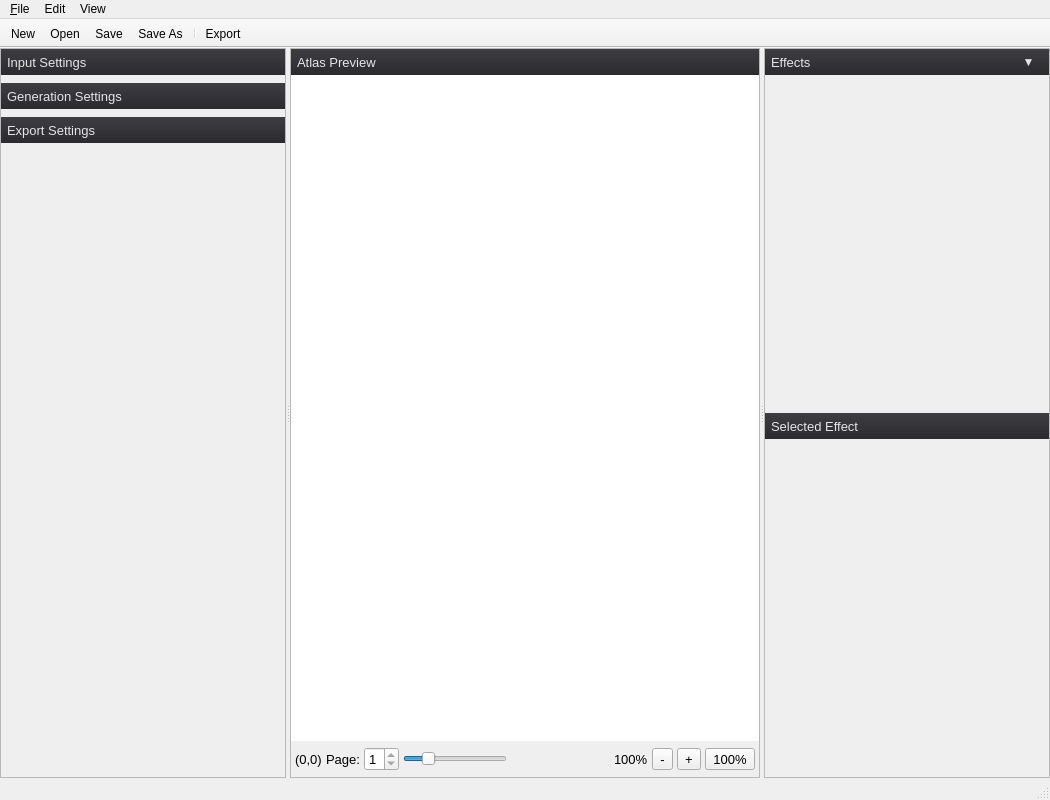
<?xml version="1.0" encoding="UTF-8"?>
<ui version="4.0">
 <class>MainWindow</class>
 <widget class="QMainWindow" name="MainWindow">
  <property name="geometry">
   <rect>
    <x>0</x>
    <y>0</y>
    <width>1050</width>
    <height>800</height>
   </rect>
  </property>
  <property name="minimumSize">
   <size>
    <width>1050</width>
    <height>800</height>
   </size>
  </property>
  <property name="windowTitle">
   <string>MainWindow</string>
  </property>
  <widget class="QWidget" name="centralWidget">
   <layout class="QVBoxLayout" name="verticalLayout_11">
    <property name="leftMargin">
     <number>0</number>
    </property>
    <property name="topMargin">
     <number>0</number>
    </property>
    <property name="rightMargin">
     <number>0</number>
    </property>
    <property name="bottomMargin">
     <number>0</number>
    </property>
    <item>
     <widget class="QSplitter" name="splitter">
      <property name="orientation">
       <enum>Qt::Horizontal</enum>
      </property>
      <property name="opaqueResize">
       <bool>false</bool>
      </property>
      <property name="handleWidth">
       <number>4</number>
      </property>
      <property name="childrenCollapsible">
       <bool>false</bool>
      </property>
      <widget class="QFrame" name="mainFrame01">
       <property name="sizePolicy">
        <sizepolicy hsizetype="Preferred" vsizetype="MinimumExpanding">
         <horstretch>0</horstretch>
         <verstretch>0</verstretch>
        </sizepolicy>
       </property>
       <property name="minimumSize">
        <size>
         <width>286</width>
         <height>0</height>
        </size>
       </property>
       <property name="maximumSize">
        <size>
         <width>286</width>
         <height>16777215</height>
        </size>
       </property>
       <property name="baseSize">
        <size>
         <width>286</width>
         <height>0</height>
        </size>
       </property>
       <property name="frameShape">
        <enum>QFrame::StyledPanel</enum>
       </property>
       <layout class="QVBoxLayout" name="verticalLayout_4">
        <property name="spacing">
         <number>0</number>
        </property>
        <property name="leftMargin">
         <number>0</number>
        </property>
        <property name="topMargin">
         <number>0</number>
        </property>
        <property name="rightMargin">
         <number>0</number>
        </property>
        <property name="bottomMargin">
         <number>0</number>
        </property>
        <item>
         <widget class="QScrollArea" name="scrollAreaLeft">
          <property name="frameShape">
           <enum>QFrame::NoFrame</enum>
          </property>
          <property name="widgetResizable">
           <bool>true</bool>
          </property>
          <property name="horizontalScrollBarPolicy">
           <enum>Qt::ScrollBarAsNeeded</enum>
          </property>
          <property name="verticalScrollBarPolicy">
           <enum>Qt::ScrollBarAsNeeded</enum>
          </property>
          <widget class="QFrame" name="settingsFrame01">
          <property name="sizePolicy">
           <sizepolicy hsizetype="Preferred" vsizetype="Preferred">
            <horstretch>0</horstretch>
            <verstretch>0</verstretch>
           </sizepolicy>
          </property>
          <property name="minimumSize">
           <size>
            <width>260</width>
            <height>0</height>
           </size>
          </property>
          <property name="frameShape">
           <enum>QFrame::NoFrame</enum>
          </property>
          <property name="frameShadow">
           <enum>QFrame::Raised</enum>
          </property>
          <layout class="QVBoxLayout" name="verticalLayout">
           <property name="spacing">
            <number>4</number>
           </property>
           <property name="leftMargin">
            <number>0</number>
           </property>
           <property name="topMargin">
            <number>0</number>
           </property>
           <property name="rightMargin">
            <number>0</number>
           </property>
           <property name="bottomMargin">
            <number>0</number>
           </property>
           <item>
            <widget class="QWidget" name="header01Input" native="true">
             <property name="minimumSize">
              <size>
               <width>0</width>
               <height>26</height>
              </size>
             </property>
             <property name="maximumSize">
              <size>
               <width>16777215</width>
               <height>26</height>
              </size>
             </property>
             <property name="styleSheet">
              <string notr="true">background: qlineargradient( x1:0 y1:0, x2:0 y2:1, stop:0 #3d3d42, stop:1 #2a2a2f); border: none;</string>
             </property>
             <layout class="QHBoxLayout" name="horizontalLayout_5">
              <property name="leftMargin">
               <number>6</number>
              </property>
              <property name="topMargin">
               <number>4</number>
              </property>
              <property name="rightMargin">
               <number>6</number>
              </property>
              <property name="bottomMargin">
               <number>4</number>
              </property>
              <item>
               <widget class="QLabel" name="labelInputSettings">
                <property name="font">
                 <font>
                  <pointsize>10</pointsize>
                 </font>
                </property>
                <property name="styleSheet">
                 <string notr="true">background: transparent; color: #e6e6e6;</string>
                </property>
                <property name="text">
                 <string>Input Settings</string>
                </property>
               </widget>
              </item>
             </layout>
            </widget>
           </item>
           <item>
            <widget class="InputSettingsPanel" name="inputSettingsPanel" native="true">
             <property name="sizePolicy">
              <sizepolicy hsizetype="MinimumExpanding" vsizetype="Preferred">
               <horstretch>0</horstretch>
               <verstretch>0</verstretch>
              </sizepolicy>
             </property>
             <property name="minimumSize">
              <size>
               <width>0</width>
               <height>0</height>
              </size>
             </property>
            </widget>
           </item>
           <item>
            <widget class="QWidget" name="header02Generation" native="true">
             <property name="minimumSize">
              <size>
               <width>0</width>
               <height>26</height>
              </size>
             </property>
             <property name="maximumSize">
              <size>
               <width>16777215</width>
               <height>26</height>
              </size>
             </property>
             <property name="styleSheet">
              <string notr="true">background: qlineargradient( x1:0 y1:0, x2:0 y2:1, stop:0 #3d3d42, stop:1 #2a2a2f); border: none;</string>
             </property>
             <layout class="QHBoxLayout" name="horizontalLayout_4">
              <property name="leftMargin">
               <number>6</number>
              </property>
              <property name="topMargin">
               <number>4</number>
              </property>
              <property name="rightMargin">
               <number>6</number>
              </property>
              <property name="bottomMargin">
               <number>4</number>
              </property>
              <item>
               <widget class="QLabel" name="labelGenerationSettings">
                <property name="font">
                 <font>
                  <pointsize>10</pointsize>
                 </font>
                </property>
                <property name="styleSheet">
                 <string notr="true">background: transparent; color: #e6e6e6;</string>
                </property>
                <property name="text">
                 <string>Generation Settings</string>
                </property>
               </widget>
              </item>
             </layout>
            </widget>
           </item>
           <item>
            <widget class="GenerationSettingsPanel" name="generationSettingsPanel" native="true">
             <property name="minimumSize">
              <size>
               <width>0</width>
               <height>0</height>
              </size>
             </property>
            </widget>
           </item>
           <item>
            <widget class="QWidget" name="header03Export" native="true">
             <property name="minimumSize">
              <size>
               <width>0</width>
               <height>26</height>
              </size>
             </property>
             <property name="maximumSize">
              <size>
               <width>16777215</width>
               <height>26</height>
              </size>
             </property>
             <property name="styleSheet">
              <string notr="true">background: qlineargradient( x1:0 y1:0, x2:0 y2:1, stop:0 #3d3d42, stop:1 #2a2a2f); border: none;</string>
             </property>
             <layout class="QHBoxLayout" name="horizontalLayout_8">
              <property name="leftMargin">
               <number>6</number>
              </property>
              <property name="topMargin">
               <number>4</number>
              </property>
              <property name="rightMargin">
               <number>6</number>
              </property>
              <property name="bottomMargin">
               <number>4</number>
              </property>
              <item>
               <widget class="QLabel" name="labelExportSettings">
                <property name="font">
                 <font>
                  <pointsize>10</pointsize>
                 </font>
                </property>
                <property name="styleSheet">
                 <string notr="true">background: transparent; color: #e6e6e6;</string>
                </property>
                <property name="text">
                 <string>Export Settings</string>
                </property>
               </widget>
              </item>
             </layout>
            </widget>
           </item>
           <item>
            <widget class="ExportSettingsPanel" name="exportSettingsPanel" native="true">
             <property name="minimumSize">
              <size>
               <width>0</width>
               <height>0</height>
              </size>
             </property>
            </widget>
           </item>
           <item>
            <spacer name="verticalSpacer">
             <property name="orientation">
              <enum>Qt::Vertical</enum>
             </property>
             <property name="sizeHint" stdset="0">
              <size>
               <width>20</width>
               <height>40</height>
              </size>
             </property>
            </spacer>
           </item>
          </layout>
         </widget>
         </widget>
        </item>
       </layout>
      </widget>
      <widget class="QFrame" name="mainFrame02">
       <property name="sizePolicy">
        <sizepolicy hsizetype="MinimumExpanding" vsizetype="Preferred">
         <horstretch>0</horstretch>
         <verstretch>0</verstretch>
        </sizepolicy>
       </property>
       <property name="minimumSize">
        <size>
         <width>460</width>
         <height>0</height>
        </size>
       </property>
       <property name="maximumSize">
        <size>
         <width>16777215</width>
         <height>16777215</height>
        </size>
       </property>
       <property name="baseSize">
        <size>
         <width>500</width>
         <height>0</height>
        </size>
       </property>
       <property name="frameShape">
        <enum>QFrame::StyledPanel</enum>
       </property>
       <property name="frameShadow">
        <enum>QFrame::Plain</enum>
       </property>
       <layout class="QVBoxLayout" name="verticalLayout_8">
        <property name="spacing">
         <number>0</number>
        </property>
        <property name="leftMargin">
         <number>0</number>
        </property>
        <property name="topMargin">
         <number>0</number>
        </property>
        <property name="rightMargin">
         <number>0</number>
        </property>
        <property name="bottomMargin">
         <number>0</number>
        </property>
        <item>
         <widget class="QWidget" name="widget_3" native="true">
          <property name="minimumSize">
           <size>
            <width>0</width>
            <height>26</height>
           </size>
          </property>
          <property name="styleSheet">
           <string notr="true">background: qlineargradient( x1:0 y1:0, x2:0 y2:1, stop:0 #3d3d42, stop:1 #2a2a2f); border: none;</string>
          </property>
          <layout class="QHBoxLayout" name="horizontalLayout_2">
           <property name="leftMargin">
            <number>6</number>
           </property>
           <property name="topMargin">
            <number>4</number>
           </property>
           <property name="rightMargin">
            <number>6</number>
           </property>
           <property name="bottomMargin">
            <number>4</number>
           </property>
           <item>
            <widget class="QLabel" name="label_36">
             <property name="font">
              <font>
               <pointsize>10</pointsize>
              </font>
             </property>
             <property name="styleSheet">
              <string notr="true">background: transparent; color: #e6e6e6;</string>
             </property>
             <property name="text">
              <string>Atlas Preview</string>
             </property>
            </widget>
           </item>
          </layout>
         </widget>
        </item>
        <item>
         <widget class="QGraphicsView" name="atlasGraphicsView">
          <property name="font">
           <font>
            <pointsize>12</pointsize>
           </font>
          </property>
          <property name="frameShape">
           <enum>QFrame::NoFrame</enum>
          </property>
         </widget>
        </item>
        <item>
         <layout class="QHBoxLayout" name="horizontalLayout_3">
          <property name="spacing">
           <number>4</number>
          </property>
          <property name="leftMargin">
           <number>4</number>
          </property>
          <property name="topMargin">
           <number>6</number>
          </property>
          <property name="rightMargin">
           <number>4</number>
          </property>
          <property name="bottomMargin">
           <number>6</number>
          </property>
          <item>
           <widget class="QLabel" name="labelAtlasSize">
            <property name="font">
             <font>
              <pointsize>10</pointsize>
             </font>
            </property>
            <property name="text">
             <string>(0,0)</string>
            </property>
           </widget>
          </item>
          <item>
           <widget class="QLabel" name="labelAtlasPage">
            <property name="font">
             <font>
              <pointsize>10</pointsize>
             </font>
            </property>
            <property name="text">
             <string>Page:</string>
            </property>
           </widget>
          </item>
          <item>
           <widget class="QSpinBox" name="spinAtlasPage">
            <property name="font">
             <font>
              <pointsize>10</pointsize>
             </font>
            </property>
            <property name="minimum">
             <number>1</number>
            </property>
            <property name="maximum">
             <number>1</number>
            </property>
            <property name="toolTip">
             <string>Select which atlas page to preview when pagination is enabled.</string>
            </property>
           </widget>
          </item>
          <item>
           <widget class="QSlider" name="zoomSlider">
            <property name="minimum">
             <number>25</number>
            </property>
            <property name="maximum">
             <number>400</number>
            </property>
            <property name="value">
             <number>100</number>
            </property>
            <property name="orientation">
             <enum>Qt::Horizontal</enum>
            </property>
            <property name="tracking">
             <bool>true</bool>
            </property>
           </widget>
          </item>
          <item>
           <spacer name="horizontalSpacer">
            <property name="orientation">
             <enum>Qt::Horizontal</enum>
            </property>
            <property name="sizeHint" stdset="0">
             <size>
              <width>40</width>
              <height>20</height>
             </size>
            </property>
           </spacer>
          </item>
          <item>
           <widget class="QLabel" name="labelZoom">
            <property name="font">
             <font>
              <pointsize>10</pointsize>
             </font>
            </property>
            <property name="text">
             <string>100%</string>
            </property>
           </widget>
          </item>
          <item>
           <widget class="QToolButton" name="toolButtonZoomOut">
            <property name="font">
             <font>
              <pointsize>10</pointsize>
             </font>
            </property>
            <property name="text">
             <string>-</string>
            </property>
           </widget>
          </item>
          <item>
           <widget class="QToolButton" name="toolButtonZoomIn">
            <property name="font">
             <font>
              <pointsize>10</pointsize>
             </font>
            </property>
            <property name="text">
             <string>+</string>
            </property>
           </widget>
          </item>
          <item>
           <widget class="QToolButton" name="toolButtonZoomReset">
            <property name="font">
             <font>
              <pointsize>10</pointsize>
             </font>
            </property>
            <property name="text">
             <string>100%</string>
            </property>
           </widget>
          </item>
         </layout>
        </item>
       </layout>
      </widget>
      <widget class="QFrame" name="mainFrame03">
       <property name="minimumSize">
        <size>
         <width>286</width>
         <height>0</height>
        </size>
       </property>
       <property name="maximumSize">
        <size>
         <width>286</width>
         <height>16777215</height>
        </size>
       </property>
       <property name="baseSize">
        <size>
         <width>286</width>
         <height>0</height>
        </size>
       </property>
       <property name="frameShape">
        <enum>QFrame::StyledPanel</enum>
       </property>
       <layout class="QVBoxLayout" name="verticalLayout_3">
        <property name="leftMargin">
         <number>0</number>
        </property>
        <property name="topMargin">
         <number>0</number>
        </property>
        <property name="rightMargin">
         <number>0</number>
        </property>
        <property name="bottomMargin">
         <number>0</number>
        </property>
        <item>
         <widget class="QScrollArea" name="scrollAreaRight">
          <property name="frameShape">
           <enum>QFrame::NoFrame</enum>
          </property>
          <property name="widgetResizable">
           <bool>true</bool>
          </property>
          <property name="horizontalScrollBarPolicy">
           <enum>Qt::ScrollBarAsNeeded</enum>
          </property>
          <property name="verticalScrollBarPolicy">
           <enum>Qt::ScrollBarAsNeeded</enum>
          </property>
          <widget class="QFrame" name="settingsFrame02">
          <property name="sizePolicy">
           <sizepolicy hsizetype="Preferred" vsizetype="Preferred">
            <horstretch>2</horstretch>
            <verstretch>0</verstretch>
           </sizepolicy>
          </property>
          <property name="minimumSize">
           <size>
            <width>260</width>
            <height>0</height>
           </size>
          </property>
          <property name="frameShape">
           <enum>QFrame::NoFrame</enum>
          </property>
          <property name="frameShadow">
           <enum>QFrame::Raised</enum>
          </property>
          <layout class="QVBoxLayout" name="verticalLayout_2">
           <property name="spacing">
            <number>0</number>
           </property>
           <property name="leftMargin">
            <number>0</number>
           </property>
           <property name="topMargin">
            <number>0</number>
           </property>
           <property name="rightMargin">
            <number>0</number>
           </property>
           <property name="bottomMargin">
            <number>0</number>
           </property>
           <item>
            <widget class="QWidget" name="header03Effects" native="true">
             <property name="minimumSize">
              <size>
               <width>0</width>
               <height>26</height>
              </size>
             </property>
             <property name="maximumSize">
              <size>
               <width>16777215</width>
               <height>26</height>
              </size>
             </property>
             <property name="styleSheet">
              <string notr="true">background: qlineargradient( x1:0 y1:0, x2:0 y2:1, stop:0 #3d3d42, stop:1 #2a2a2f); border: none;</string>
             </property>
             <layout class="QHBoxLayout" name="horizontalLayout_6">
              <property name="leftMargin">
               <number>6</number>
              </property>
              <property name="topMargin">
               <number>4</number>
              </property>
              <property name="rightMargin">
               <number>6</number>
              </property>
              <property name="bottomMargin">
               <number>4</number>
              </property>
              <item>
               <widget class="QLabel" name="labelEffects">
                <property name="font">
                 <font>
                  <pointsize>10</pointsize>
                 </font>
                </property>
                <property name="styleSheet">
                 <string notr="true">background: transparent; color: #e6e6e6;</string>
                </property>
                <property name="text">
                 <string>Effects</string>
                </property>
               </widget>
              </item>
              <item>
               <spacer name="horizontalSpacerEffectsHeader">
                <property name="orientation">
                 <enum>Qt::Horizontal</enum>
                </property>
                <property name="sizeHint" stdset="0">
                 <size>
                  <width>0</width>
                  <height>0</height>
                 </size>
                </property>
               </spacer>
              </item>
              <item>
               <widget class="QToolButton" name="toolButtonEffectsMenu">
                <property name="minimumSize">
                 <size>
                  <width>22</width>
                  <height>0</height>
                 </size>
                </property>
                <property name="font">
                 <font>
                  <pointsize>9</pointsize>
                 </font>
                </property>
                <property name="styleSheet">
                 <string notr="true">QToolButton { background: transparent; border: none; color: #e6e6e6; padding: 0px 4px; }
QToolButton:hover { background: rgba(255,255,255,24); border-radius: 3px; }
QToolButton::menu-indicator { image: none; }</string>
                </property>
                <property name="text">
                 <string notr="true">▼</string>
                </property>
                <property name="popupMode">
                 <enum>QToolButton::InstantPopup</enum>
                </property>
                <property name="toolTip">
                 <string>Effects</string>
                </property>
                <property name="autoRaise">
                 <bool>true</bool>
                </property>
               </widget>
              </item>
             </layout>
            </widget>
           </item>
           <item>
            <widget class="QListWidget" name="listWidgetEffects">
             <property name="minimumSize">
              <size>
               <width>0</width>
               <height>140</height>
              </size>
             </property>
             <property name="styleSheet">
              <string notr="true">QListView { background-color: transparent; }
QListView::item:selected { background-color: #3d4d70; border: none; }
QListView::item:selected:!active { background-color: #353d52; }
QListView::item:hover { background-color: rgba(80, 100, 140, 80); }</string>
             </property>
             <property name="dragEnabled">
              <bool>true</bool>
             </property>
             <property name="dragDropMode">
              <enum>QAbstractItemView::InternalMove</enum>
             </property>
             <property name="resizeMode">
              <enum>QListView::Fixed</enum>
             </property>
            </widget>
           </item>
           <item>
            <widget class="QWidget" name="headerSelectedEffect" native="true">
             <property name="minimumSize">
              <size>
               <width>0</width>
               <height>26</height>
              </size>
             </property>
             <property name="maximumSize">
              <size>
               <width>16777215</width>
               <height>26</height>
              </size>
             </property>
             <property name="styleSheet">
              <string notr="true">background: qlineargradient( x1:0 y1:0, x2:0 y2:1, stop:0 #3d3d42, stop:1 #2a2a2f); border: none;</string>
             </property>
             <layout class="QHBoxLayout" name="horizontalLayout_7">
              <property name="leftMargin">
               <number>6</number>
              </property>
              <property name="topMargin">
               <number>4</number>
              </property>
              <property name="rightMargin">
               <number>6</number>
              </property>
              <property name="bottomMargin">
               <number>4</number>
              </property>
              <item>
               <widget class="QLabel" name="labelSelectedEffect">
                <property name="font">
                 <font>
                  <pointsize>10</pointsize>
                 </font>
                </property>
                <property name="styleSheet">
                 <string notr="true">background: transparent; color: #e6e6e6;</string>
                </property>
                <property name="text">
                 <string>Selected Effect</string>
                </property>
               </widget>
              </item>
             </layout>
            </widget>
           </item>
           <item>
            <widget class="QStackedWidget" name="stackedEffects">
             <property name="minimumSize">
              <size>
               <width>0</width>
               <height>280</height>
              </size>
             </property>
             <property name="frameShadow">
              <enum>QFrame::Sunken</enum>
             </property>
            </widget>
           </item>
          </layout>
         </widget>
         </widget>
        </item>
       </layout>
      </widget>
     </widget>
    </item>
   </layout>
  </widget>
  <widget class="QStatusBar" name="statusBar"/>
  <widget class="QMenuBar" name="menuBar">
   <property name="geometry">
    <rect>
     <x>0</x>
     <y>0</y>
     <width>960</width>
     <height>22</height>
    </rect>
   </property>
   <property name="defaultUp">
    <bool>false</bool>
   </property>
   <property name="nativeMenuBar">
    <bool>false</bool>
   </property>
   <widget class="QMenu" name="menu_File">
    <property name="title">
     <string>&amp;File</string>
    </property>
    <addaction name="actionNew"/>
    <addaction name="actionOpen"/>
    <addaction name="actionSave"/>
    <addaction name="actionSaveAs"/>
   </widget>
   <widget class="QMenu" name="menuView">
    <property name="title">
     <string>View</string>
    </property>
    <addaction name="actionToggle_Retina_Support"/>
    <addaction name="actionToggle_Glyph_Outlines"/>
   </widget>
   <widget class="QMenu" name="menuEdit">
    <property name="title">
     <string>Edit</string>
    </property>
    <widget class="QMenu" name="menuAdd_Effect">
     <property name="title">
      <string>Append Effect</string>
     </property>
     <addaction name="actionAdd_Fill"/>
     <addaction name="actionAdd_Shadow"/>
     <addaction name="actionAdd_Stroke"/>
    </widget>
    <widget class="QMenu" name="menuInsert_Effect">
     <property name="title">
      <string>Insert Effect</string>
     </property>
    </widget>
    <addaction name="menuInsert_Effect"/>
    <addaction name="menuAdd_Effect"/>
    <addaction name="actionDelete_Selected_Effect"/>
    <addaction name="actionDuplicate_Selected_Effect"/>
   </widget>
   <addaction name="menu_File"/>
   <addaction name="menuEdit"/>
   <addaction name="menuView"/>
  </widget>
  <widget class="QToolBar" name="toolBar">
   <property name="windowTitle">
    <string>toolBar</string>
   </property>
   <property name="movable">
    <bool>false</bool>
   </property>
   <property name="iconSize">
    <size>
     <width>24</width>
     <height>24</height>
    </size>
   </property>
   <property name="toolButtonStyle">
    <enum>Qt::ToolButtonTextUnderIcon</enum>
   </property>
   <property name="floatable">
    <bool>false</bool>
   </property>
   <attribute name="toolBarArea">
    <enum>TopToolBarArea</enum>
   </attribute>
   <attribute name="toolBarBreak">
    <bool>false</bool>
   </attribute>
   <addaction name="actionNew"/>
   <addaction name="actionOpen"/>
   <addaction name="actionSave"/>
   <addaction name="actionSaveAs"/>
   <addaction name="separator"/>
   <addaction name="actionExport"/>
  </widget>
  <action name="actionExport_PNG">
   <property name="text">
    <string>Export PNG...</string>
   </property>
  </action>
  <action name="actionToggle_Retina_Support">
   <property name="text">
    <string>Toggle Retina Support</string>
   </property>
  </action>
  <action name="actionOpen">
   <property name="icon">
    <iconset resource="../resources/resources.qrc">
     <normaloff>:/icons/file_open.png</normaloff>:/icons/file_open.png</iconset>
   </property>
   <property name="text">
    <string>Open...</string>
   </property>
   <property name="shortcut">
    <string>Ctrl+O</string>
   </property>
  </action>
  <action name="actionSave">
   <property name="icon">
    <iconset resource="../resources/resources.qrc">
     <normaloff>:/icons/file_save.png</normaloff>:/icons/file_save.png</iconset>
   </property>
   <property name="text">
    <string>Save</string>
   </property>
   <property name="shortcut">
    <string>Ctrl+S</string>
   </property>
  </action>
  <action name="actionNew">
   <property name="icon">
    <iconset resource="../resources/resources.qrc">
     <normaloff>:/icons/file_new.png</normaloff>:/icons/file_new.png</iconset>
   </property>
   <property name="text">
    <string>New</string>
   </property>
   <property name="shortcut">
    <string>Ctrl+N</string>
   </property>
  </action>
  <action name="actionAdd_Fill">
   <property name="text">
    <string>Add Fill</string>
   </property>
   <property name="shortcut">
    <string>Ctrl+1</string>
   </property>
  </action>
  <action name="actionAdd_Shadow">
   <property name="text">
    <string>Add Shadow</string>
   </property>
   <property name="shortcut">
    <string>Ctrl+2</string>
   </property>
  </action>
  <action name="actionAdd_Stroke">
   <property name="text">
    <string>Add Stroke</string>
   </property>
   <property name="shortcut">
    <string>Ctrl+3</string>
   </property>
  </action>
  <action name="actionDelete_Selected_Effect">
   <property name="text">
    <string>Delete Effect</string>
   </property>
   <property name="toolTip">
    <string>Delete Selected Effect</string>
   </property>
   <property name="shortcut">
    <string>Ctrl+X</string>
   </property>
  </action>
  <action name="actionSaveAs">
   <property name="icon">
    <iconset resource="../resources/resources.qrc">
     <normaloff>:/icons/file_save_as.png</normaloff>:/icons/file_save_as.png</iconset>
   </property>
   <property name="text">
    <string>Save As...</string>
   </property>
   <property name="toolTip">
    <string>Save As</string>
   </property>
   <property name="shortcut">
    <string>Ctrl+Shift+S</string>
   </property>
  </action>
  <action name="actionDuplicate_Selected_Effect">
   <property name="text">
    <string>Duplicate Effect</string>
   </property>
   <property name="toolTip">
    <string>Duplicate Selected Effect</string>
   </property>
   <property name="shortcut">
    <string>Ctrl+D</string>
   </property>
  </action>
  <action name="actionExport">
   <property name="icon">
    <iconset resource="../resources/resources.qrc">
     <normaloff>:/icons/export.png</normaloff>:/icons/export.png</iconset>
   </property>
   <property name="text">
    <string>Export</string>
   </property>
   <property name="shortcut">
    <string>Ctrl+E</string>
   </property>
  </action>
  <action name="actionToggle_Glyph_Outlines">
   <property name="text">
    <string>Toggle Glyph Outlines</string>
   </property>
  </action>
 </widget>
 <layoutdefault spacing="6" margin="11"/>
 <customwidgets>
  <customwidget>
   <class>InputSettingsPanel</class>
   <extends>QWidget</extends>
   <header>src/UI/Widgets/InputSettingsPanel.h</header>
   <container>1</container>
  </customwidget>
  <customwidget>
   <class>GenerationSettingsPanel</class>
   <extends>QWidget</extends>
   <header>src/UI/Widgets/GenerationSettingsPanel.h</header>
   <container>1</container>
  </customwidget>
  <customwidget>
   <class>ExportSettingsPanel</class>
   <extends>QWidget</extends>
   <header>src/UI/Widgets/ExportSettingsPanel.h</header>
   <container>1</container>
  </customwidget>
 </customwidgets>
 <resources>
  <include location="../resources/resources.qrc"/>
 </resources>
 <connections/>
 <slots>
  <slot>updateDocumentFromGui()</slot>
 </slots>
</ui>
